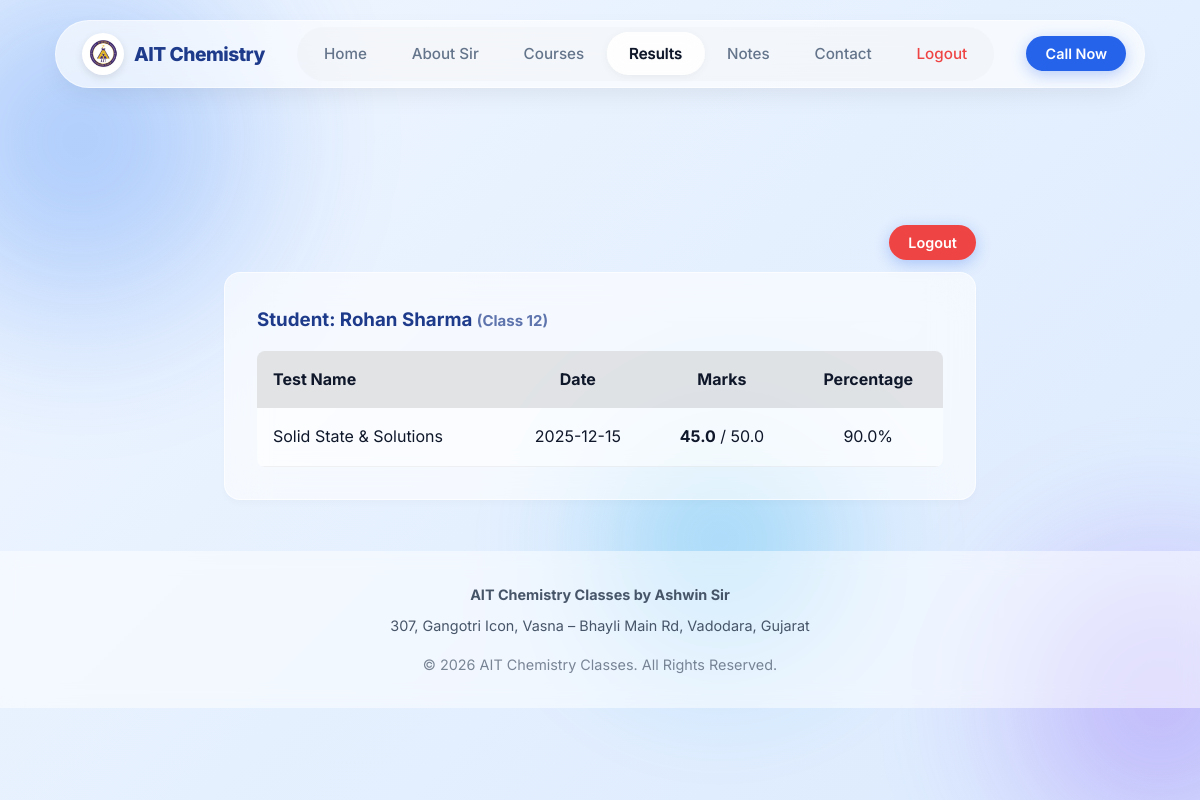
The page /results (signed in) on the database as committed earlier.
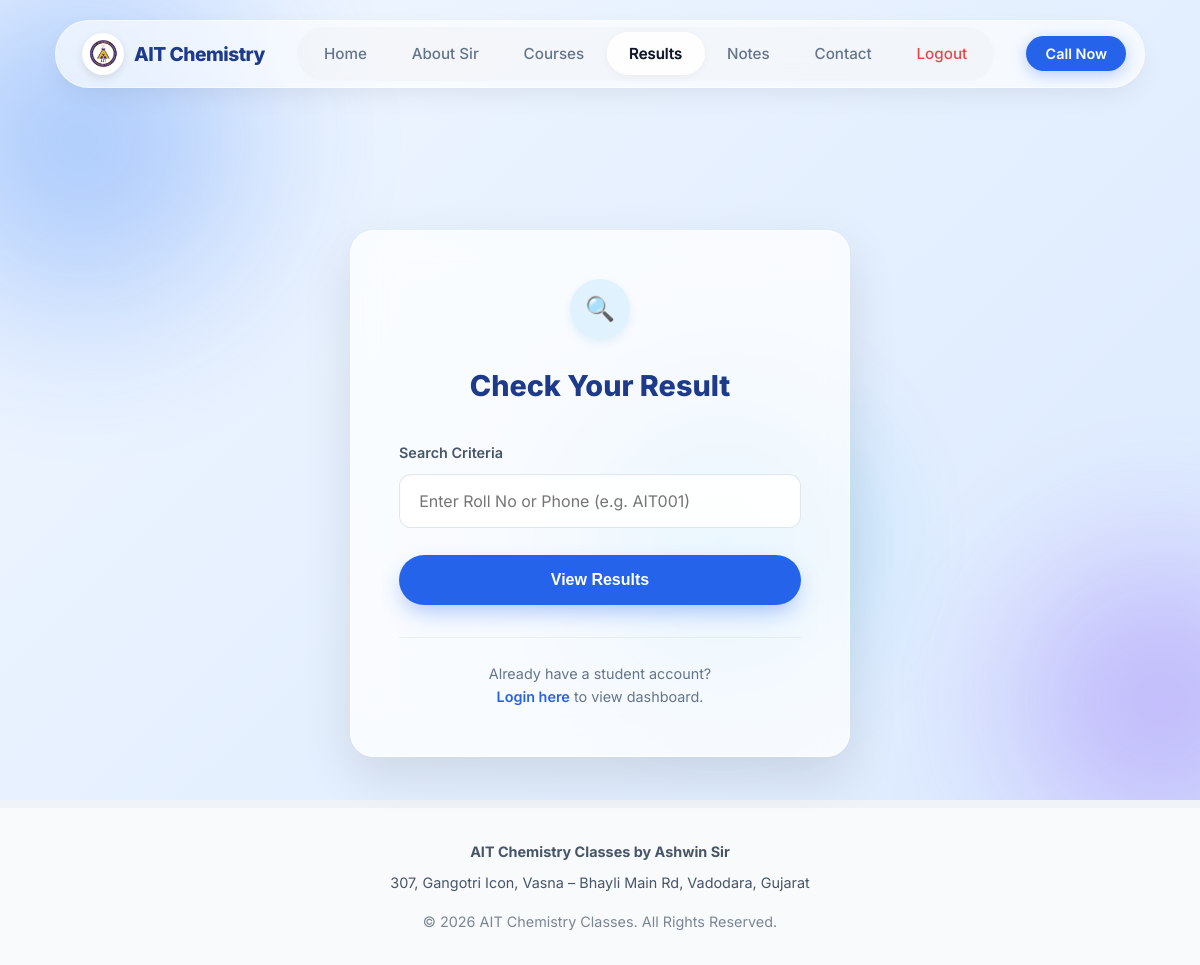
The same page on the database as committed later.
### tables this page shows
CREATE TABLE students (
    id INTEGER PRIMARY KEY AUTOINCREMENT,
    full_name TEXT NOT NULL,
    roll_no TEXT UNIQUE NOT NULL,
    parent_phone TEXT NOT NULL,
    class_batch TEXT NOT NULL, -- Class 11, Class 12, JEE
    joined_date DATE DEFAULT CURRENT_DATE
, board TEXT);

CREATE TABLE test_results (
    id INTEGER PRIMARY KEY AUTOINCREMENT,
    student_id INTEGER NOT NULL,
    test_name TEXT NOT NULL,
    marks_obtained REAL NOT NULL,
    total_marks REAL NOT NULL,
    test_date DATE NOT NULL,
    FOREIGN KEY (student_id) REFERENCES students (id)
);

### app.py (the view, shortened to what this page needs)
@app.route('/results', methods=['GET', 'POST'])
def results():
    student_results = None
    student_info = None
    error = None
    conn = get_db()
    if 'student_id' in session:
        student_id = session['student_id']
        student_info = conn.execute('SELECT * FROM students WHERE id = ?', (student_id,)).fetchone()
        if student_info:
            student_results = conn.execute(
                'SELECT * FROM test_results WHERE student_id = ? ORDER BY test_date DESC',
                (student_id,)
            ).fetchall()
    return render_template('results.html', results=student_results, student=student_info, error=error)

### app.py (called while the page is built)
def get_db():
    db = getattr(g, '_database', None)
    if db is None:
        db = g._database = sqlite3.connect(DATABASE)
        db.row_factory = sqlite3.Row
    return db

@app.teardown_appcontext
def close_connection(exception):
    db = getattr(g, '_database', None)
    if db is not None:
        db.close()

### templates/results.html (shortened to what this page needs)
{% extends "base.html" %}
{% block content %}
<section class="section" style="padding-top: 120px;">
    <div class="container" style="max-width: 800px;">
        {% if not student %}
        <div class="login-card" style="max-width: 500px;">
            <div style="margin-bottom: 1.5rem; display: flex; justify-content: center;">
                <div
                    style="width: 60px; height: 60px; background: #e0f2fe; border-radius: 50%; display: flex; align-items: center; justify-content: center; color: #0284c7; font-size: 1.5rem; box-shadow: 0 4px 10px rgba(2, 132, 199, 0.1);">
                    🔍
                </div>
            </div>
            <h2 style="color: #1e3a8a; margin-bottom: 2rem;">Check Your Result</h2>
            <form method="POST" style="margin-top: 1rem;">
                <div style="text-align: left;">
                    <label
                        style="color: #475569; font-weight: 600; margin-bottom: 0.6rem; display: block; font-size: 0.9rem;">Search
                        Criteria</label>
                    <input type="text" name="identifier" placeholder="Enter Roll No or Phone (e.g. AIT001)" required
                        style="width: 100%;">
                </div>
                <button type="submit" class="nav-btn"
                    style="width: 100%; padding: 1rem; margin-top: 0.5rem; font-size: 1rem; box-shadow: 0 10px 25px -5px rgba(37, 99, 235, 0.4);">View
                    Results</button>
            </form>
            <div style="margin-top: 2rem; padding-top: 1.5rem; border-top: 1px solid rgba(0,0,0,0.05);">
                <p style="color: #64748b; font-size: 0.9rem;">
                    Already have a student account? <br>
                    <a href="{{ url_for('login') }}"
                        style="color: #2563eb; font-weight: 600; text-decoration: none;">Login here</a> to view
                    dashboard.
                </p>
            </div>
        </div>
        {% else %}
        <div style="text-align: right; margin-bottom: 1rem;">
            <a href="{{ url_for('logout') }}" class="nav-btn" style="background-color: #ef4444;">Logout</a>
        </div>
        {% endif %}
        {% if student %}
        <div class="glass-card">
            <h3>Student: {{ student['full_name'] }} <span style="font-size: 0.8em; opacity: 0.7;">({{
                    student['class_batch'] }})</span></h3>
            {% if results %}
            <table
                style="width: 100%; border-collapse: collapse; margin-top: 1rem; background: rgba(255,255,255,0.5); border-radius: 8px; overflow: hidden;">
                <thead style="background: rgba(0,0,0,0.1);">
                    <tr>
                        <th style="padding: 1rem; text-align: left;">Test Name</th>
                        <th style="padding: 1rem;">Date</th>
                        <th style="padding: 1rem;">Marks</th>
                        <th style="padding: 1rem;">Percentage</th>
                    </tr>
                </thead>
                <tbody>
                    {% for res in results %}
                    <tr style="border-bottom: 1px solid rgba(0,0,0,0.05); color: #0f172a;">
                        <td style="padding: 1rem;">{{ res['test_name'] }}</td>
                        <td style="padding: 1rem; text-align: center;">{{ res['test_date'] }}</td>
                        <td style="padding: 1rem; text-align: center;"><b>{{ res['marks_obtained'] }}</b> / {{
                            res['total_marks'] }}</td>
                        <td style="padding: 1rem; text-align: center;">
                            {{ (res['marks_obtained'] / res['total_marks'] * 100) | round(1) }}%
                        </td>
                    </tr>
                    {% endfor %}
                </tbody>
            </table>
            {% else %}
            <p>No results found for this student yet.</p>
            {% endif %}
        </div>
        {% endif %}
    </div>
</section>
{% endblock %}

### templates/base.html (shortened to what this page needs)
<!DOCTYPE html>
<html lang="en">
<head>
    <link rel="stylesheet" href="{{ url_for('static', filename='css/style.css') }}">
</head>
<body class="{{ page_class|default('') }}" style="opacity: 0; animation: fadeIn 0.5s ease-out forwards;">
    <div class="fixed-background">
        <div class="bg-orb orb-1"></div>
        <div class="bg-orb orb-2"></div>
        <div class="bg-orb orb-3"></div>
    </div>
    <nav class="navbar">
        <div class="nav-container">
            <a href="{{ url_for('home') }}" class="nav-logo">
                <img src="{{ url_for('serve_image', filename='logo.png') }}" alt="AIT Chemistry logo"
                    class="nav-logo-img">
                <span>AIT Chemistry</span>
            </a>
            <ul class="nav-links">
                <div class="nav-highlight"></div>
                <li><a href="{{ url_for('home') }}" class="nav-item" data-target="{{ url_for('home') }}">Home</a></li>
                <li><a href="{{ url_for('about') }}" class="nav-item" data-target="{{ url_for('about') }}">About Sir</a>
                </li>
                <li><a href="{{ url_for('courses') }}" class="nav-item"
                        data-target="{{ url_for('courses') }}">Courses</a></li>
                <li><a href="{{ url_for('results') }}" class="nav-item"
                        data-target="{{ url_for('results') }}">Results</a></li>
                <li><a href="{{ url_for('notes') }}" class="nav-item" data-target="{{ url_for('notes') }}">Notes</a>
                </li>
                <li><a href="{{ url_for('contact') }}" class="nav-item"
                        data-target="{{ url_for('contact') }}">Contact</a></li>
                {% if session.get('user') or session.get('student_id') %}
                <li><a href="{{ url_for('logout') }}" class="nav-item" data-target="{{ url_for('logout') }}"
                        style="color: #ef4444;">Logout</a></li>
                {% else %}
                <li><a href="{{ url_for('login') }}" class="nav-item start-login"
                        data-target="{{ url_for('login') }}">Login</a></li>
                {% endif %}
            </ul>
            <div class="nav-cta desktop-only">
                <a href="tel:+919106779239" class="nav-btn">Call Now</a>
            </div>
        </div>
    </nav>
    <main>
        {% block content %}{% endblock %}
    </main>
    <footer>
        <p><strong>AIT Chemistry Classes by Ashwin Sir</strong></p>
        <p style="margin-top: 0.5rem;">307, Gangotri Icon, Vasna – Bhayli Main Rd, Vadodara, Gujarat</p>
        <p style="margin-top: 1rem; opacity: 0.7;">&copy; 2026 AIT Chemistry Classes. All Rights Reserved.</p>
    </footer>
</body>
</html>

Rows that differ between the two databases and show on the page:
removed students: full_name "Rohan Sharma", class_batch "Class 12"
removed test_results: test_name "Solid State & Solutions", test_date "2025-12-15", marks_obtained "45.0", total_marks "50.0", marks_obtained+total_marks "90.0"
Other text that changed with them:
text no longer shown: "Logout Student: ( ) Test Name Date Marks Percentage"
text now shown: "🔍 Check Your Result Search Criteria View Results Already have a student account? Login here to view dashboard."
